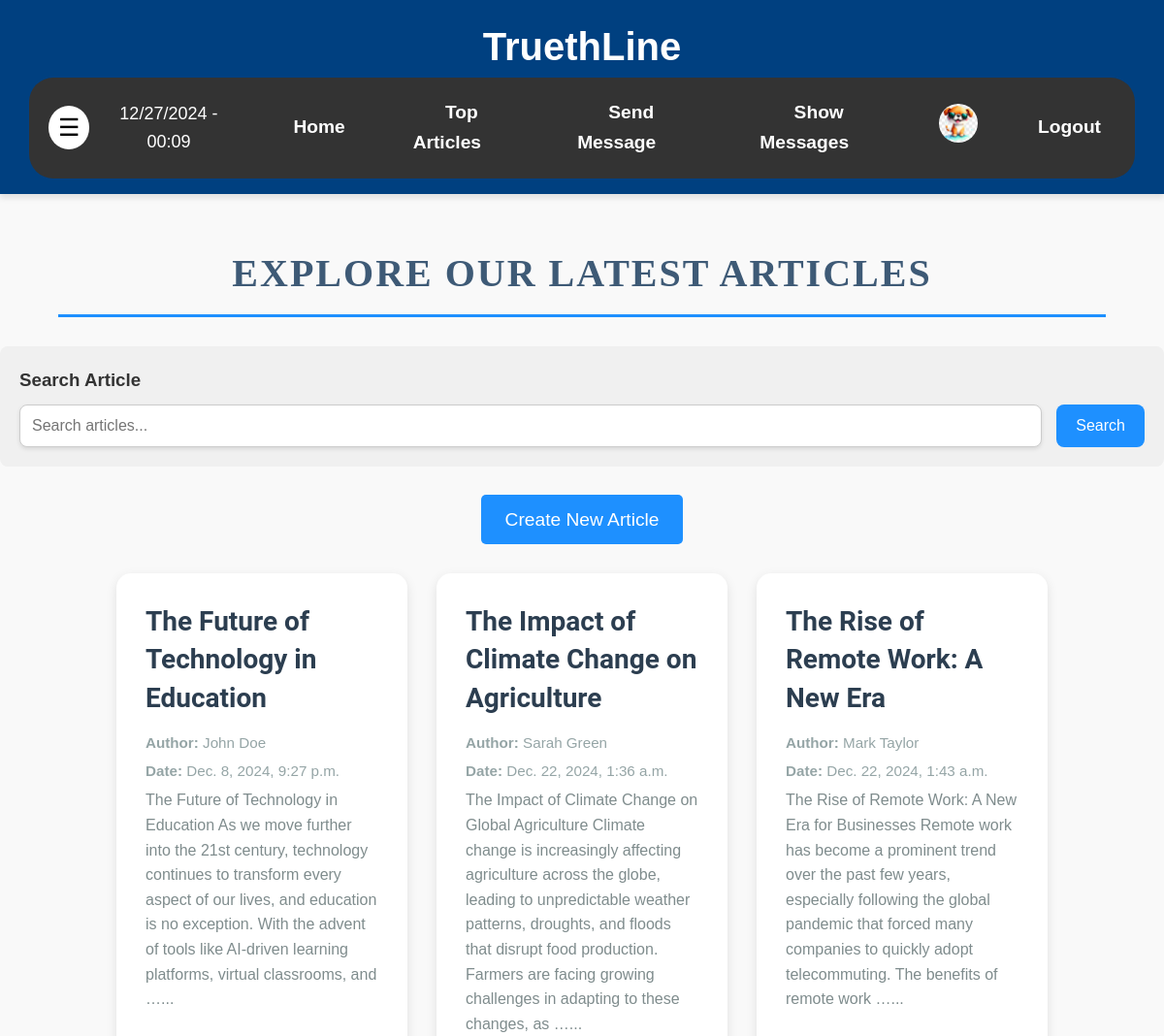
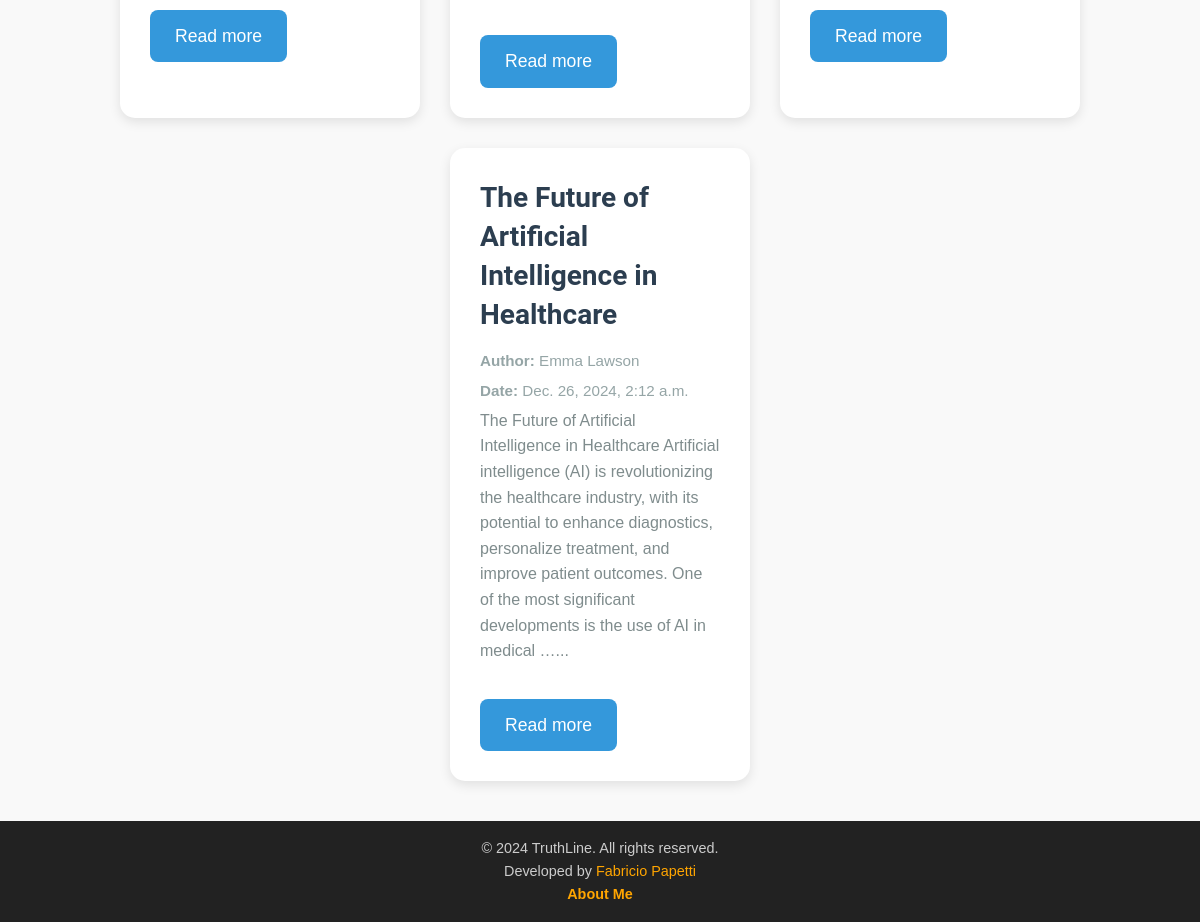
The app's page /articles/ (signed in) with its own data (2 pictures, top to bottom).
### users/modelsProfile.py (models this page shows, shortened)
class Profile(models.Model):
    user = models.OneToOneField(User, on_delete=models.CASCADE)
    photo = models.ImageField(upload_to="profile_picture/", null=True, blank=True)

### articles/models.py (models this page shows, shortened)
class Article(models.Model):
    title = models.CharField(max_length=255)
    author = models.CharField(max_length=100)
    content = models.TextField()
    publication_date = models.DateTimeField(auto_now_add=True)
    last_updated = models.DateTimeField(auto_now=True)
    is_published = models.BooleanField(default=False)

### articles/views.py (the view)
# urls.py: path('', getArticles, name='articles'),
def getArticles(request):
    articles = Article.objects.all()
    return render(request, "articles/articles_list.html", {"articles": articles})

### articles/templates/articles/articles_list.html (shortened to what this page needs)
{% extends 'homepage/base.html' %}
{% load static %}
{% block content %}
    <h2 class="title-article">Explore Our Latest Articles</h2>
    <section class="article-search">
        <h3>Search Article</h3>
        <form action="{% url 'search_article' %}" method="GET" class="search-form">
            <input
                type="text"
                name="q"
                placeholder="Search articles..."
                value="{{ query }}"
                aria-label="Search articles"
                required
                class="search-input">
            <button type="submit" class="btn-search">Search</button>
        </form>
    </section>
    <div class="btn-container">
        <a href="{% url 'create_article' %}" class="btn-create">Create New Article</a>
    </div>
    <section class="article-list">
        {% if articles %}
        <ul class="articles">
            {% for article in articles %}
            <li class="article-card">
                <article>
                    <h2 class="article-title">{{ article.title }}</h2>
                    <p class="article-meta"><strong>Author:</strong> {{ article.author }}</p>
                    <p class="article-meta"><strong>Date:</strong> {{ article.publication_date }}</p>
                    <p class="article-content-hp">
                        {{ article.content|truncatewords:40 }}...
                    </p>
                    <a href="{% url 'article_detail' article.id %}" class="btn-read" aria-label="Read more about {{ article.title }}">
                        Read more
                    </a>
                </article>
            </li>
            {% endfor %}
        </ul>
        {% endif %}
    </section>
{% endblock content %}

### homepage/templates/homepage/base.html (shortened to what this page needs)
{% load static %}
<!DOCTYPE html>
<html lang="en">
<head>
    <link  href="{% static  'homepage/css/styles.css' %}" rel="stylesheet">
    <link  href="{% static  'articles/css/styles.css' %}" rel="stylesheet">
    <link  href="{% static  'users/css/styles.css' %}" rel="stylesheet">
    <link  href="{% static  'messaging/css/styles.css' %}" rel="stylesheet">
    <link rel="stylesheet" href="https://cdnjs.cloudflare.com/ajax/libs/animate.css/4.1.1/animate.min.css"/>
</head>
<body>
    <header>
        <div class="logo">
            <h1>TruethLine</h1>
        </div>
        <nav>
            <div class="menu-container">
                <button class="menu-btn" onclick="toggleCategories()">☰</button>
                <ul class="navbar">
                    <li id="current-time"></li>
                    <a href="{% url 'inicio' %}"><li>Home</li></a>
                    <a href="{% url 'articles' %}"><li>Top Articles</li></a>
                    <a href="{% url 'messaging:send_message' %}"><li>Send Message</li></a>
                    <a href="{% url 'messaging:show_messages' %}"><li>Show Messages</li></a>
                    {% if user.is_authenticated %}
                    <a href="{% url 'user_profile' %}">
                        <li>
                            {% if user.profile.photo %}
                                <img src="{{ user.profile.photo.url }}" alt="Profile" class="profile-picture-small">
                            {% else %}
                                <img src="{% static 'users/assets/blank-profile-picture.webp' %}" alt="Profile" class="profile-picture-small">
                            {% endif %}
                        </li>
                    </a>
                        <a href="{% url 'logout' %}"><li>Logout</li></a>
                    {% else %}
                        <a href="{% url 'login' %}"><li>Login</li></a>
                        <a href="{% url 'register' %}"><li>Sing Up</li></a>
                    {% endif %}
                </ul>
            </div>
        </nav>
    </header>
    <main>
        {% block content %}
        {% endblock content %}
    </main>
    <footer>
        <div class="footer-content">
            <p>&copy; 2024 TruthLine. All rights reserved.</p>
            <p>
                Developed by <a href="https://github.com/fabrixindex" target="_blank">Fabricio Papetti</a>
            </p>
            <p>
                <a href="{% url 'about_me' %}" class="footer-about-link">About Me</a>
            </p>
        </div>
    </footer>
</body>
</html>

### homepage/static/homepage/css/styles.css (style rules this page uses)
* { margin: 0; padding: 0; box-sizing: border-box; font-family: 'Arial', sans-serif; }
body { background-color: #f9f9f9; color: #333; line-height: 1.6; }
header { background-color: #004080; color: #fff; padding: 1rem 0; text-align: center; box-shadow: 0 4px 6px rgba(0, 0, 0, 0.1); }
.logo h1 { font-size: 2.5rem; font-weight: bold; }
.navbar { display: flex; justify-content: center; gap: 2rem; list-style: none; margin-top: 1rem; }
.navbar li { display: inline; justify-content: space-around; }
.navbar a { text-decoration: none; color: #fff; font-size: 1.2rem; font-weight: bold; transition: color 0.3s ease-in-out; }
nav { width: 95%; margin: 0 auto; background-color: #333; z-index: 1000; border-radius: 25px; padding: 3px 0; }
.menu-container { display: flex; justify-content: space-between; align-items: center; padding: 10px 20px; }
.navbar { list-style-type: none; padding: 0; margin: 0; background-color: #333; color: #fff; display: flex; justify-content: space-between; align-items: center; }
.navbar li { padding: 15px; }
.menu-btn { background-color: #ffffff; color: rgb(0, 0, 0); border: none; border-radius: 100%; padding: 8px 10px; font-size: 25px; cursor: pointer; transition: background-color 0.3s ease; }
#current-time { text-align: center; padding: 10px; color: #fff; font-size: 18px; }
body { font-family: 'Arial', sans-serif; margin: 0; padding: 0; }
h1, p { margin: 0; }
main { width: 100%; box-sizing: border-box; }
footer { background-color: #222; color: #ccc; text-align: center; padding: 1rem; font-size: 0.9rem; }
.footer-content a { color: #ffa500; text-decoration: none; }
.footer-about-link { color: #6a11cb; text-decoration: none; font-weight: bold; transition: color 0.3s ease; }
body, html { height: 100%; margin: 0; }
body { display: flex; flex-direction: column; min-height: 100vh; }
main { flex: 1; }
.profile-picture-small { width: 40px; height: 40px; border-radius: 50%; object-fit: cover; }
.article-content-hp { font-family: 'Arial', sans-serif; font-size: 1em; color: #333; margin-bottom: 15px; line-height: 1.5; }

### articles/static/articles/css/styles.css (style rules this page uses)
.title-article { font-family: 'Georgia', serif; font-size: 2.5em; margin-top: 40px; margin-bottom: 30px; color: #3e5a76; text-align: center; text-transform: uppercase; letter-spacing: 2px; padding: 10px 0; border-bottom: 3px solid #1e90ff; max-width: 90%; margin-left: auto; margin-right: auto; }
.btn-container { text-align: center; margin-top: 30px; margin-bottom: 30px; }
.btn-create { background-color: #1e90ff; color: #fff; padding: 15px 25px; border-radius: 5px; font-size: 1.2em; transition: background-color 0.3s ease; margin: 0.5em; text-decoration: none; }
.article-search { margin-bottom: 40px; padding: 20px; background-color: #f0f0f0; border-radius: 8px; }
.search-form { display: flex; gap: 15px; margin-top: 10px; }
.search-input { flex: 1; padding: 12px; border: 1px solid #ccc; border-radius: 8px; font-size: 1em; box-shadow: 0 2px 4px rgba(0, 0, 0, 0.1); }
.btn-search { background-color: #1e90ff; color: #fff; padding: 12px 20px; border: none; border-radius: 8px; font-size: 1em; cursor: pointer; transition: background-color 0.3s ease; }
.article-list { margin-top: 40px; margin-bottom: 40px; }
.articles { display: flex; flex-wrap: wrap; gap: 30px; justify-content: center; list-style: none; padding: 0; }
.article-card { background-color: #ffffff; border-radius: 15px; box-shadow: 0 4px 12px rgba(0, 0, 0, 0.1); padding: 30px; width: 25%; text-align: left; transition: transform 0.3s ease, box-shadow 0.3s ease; position: relative; overflow: hidden; display: flex; flex-direction: column; justify-content: space-between; }
.article-title { font-size: 1.75rem; margin-bottom: 15px; color: #2c3e50; font-weight: 700; font-family: 'Roboto', sans-serif; line-height: 1.4; }
.article-meta { font-size: 0.95rem; color: #95a5a6; margin: 5px 0; }
.article-content-hp { font-size: 1rem; color: #7f8c8d; margin-bottom: 15px; line-height: 1.6; }
.btn-read { align-self: center; padding: 12px 25px; background-color: #3498db; color: #ffffff; text-decoration: none; border-radius: 8px; font-size: 1.1em; text-align: center; transition: background-color 0.3s ease, transform 0.2s ease; width: auto; margin-top: 20px; display: inline-block; }

### records on screen
Article: title "The Future of Technology in Education", author "John Doe", publication_date "Dec. 8, 2024, 9:27 p.m.", content "The Future of Technology in Education As we move further into the 21st century, technology continues to transform every aspect of our lives, and education is no exception. With the advent of tools like AI-driven learning platforms, virtual classrooms, and …"
Article: title "The Impact of Climate Change on Agriculture", author "Sarah Green", publication_date "Dec. 22, 2024, 1:36 a.m.", content "The Impact of Climate Change on Global Agriculture Climate change is increasingly affecting agriculture across the globe, leading to unpredictable weather patterns, droughts, and floods that disrupt food production. Farmers are facing growing challenges in adapting to these changes, as …"
Article: title "The Rise of Remote Work: A New Era", author "Mark Taylor", publication_date "Dec. 22, 2024, 1:43 a.m.", content "The Rise of Remote Work: A New Era for Businesses Remote work has become a prominent trend over the past few years, especially following the global pandemic that forced many companies to quickly adopt telecommuting. The benefits of remote work …"
Article: title "The Future of Artificial Intelligence in Healthcare", author "Emma Lawson", publication_date "Dec. 26, 2024, 2:12 a.m.", content "The Future of Artificial Intelligence in Healthcare Artificial intelligence (AI) is revolutionizing the healthcare industry, with its potential to enhance diagnostics, personalize treatment, and improve patient outcomes. One of the most significant developments is the use of AI in medical …"
